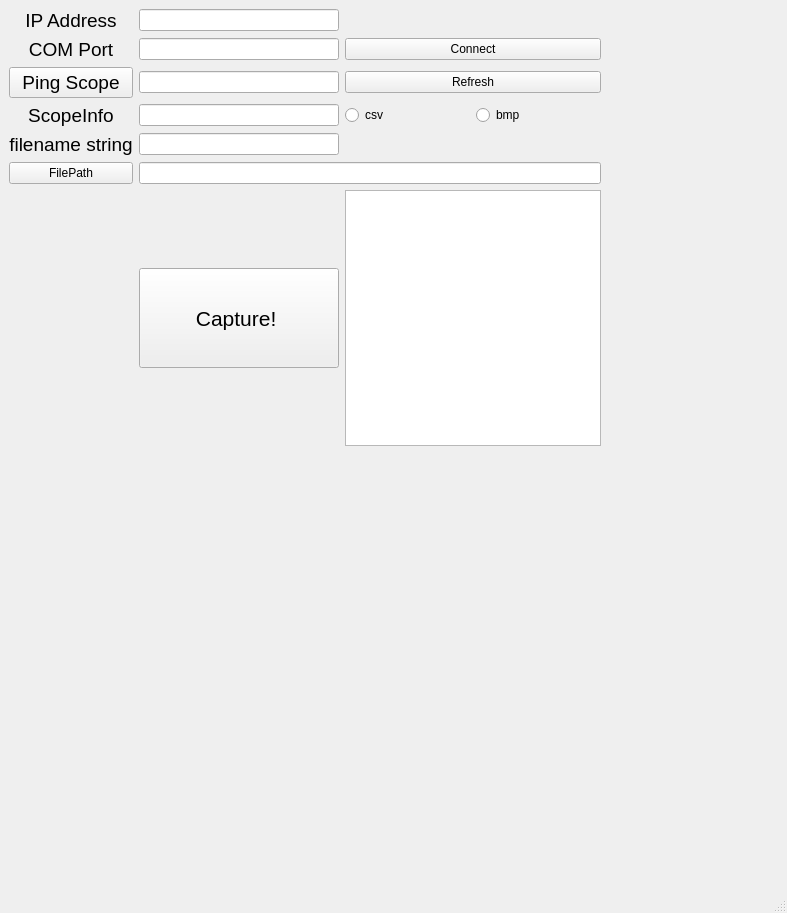
<?xml version="1.0" encoding="UTF-8"?>
<ui version="4.0">
 <class>MainWindow</class>
 <widget class="QMainWindow" name="MainWindow">
  <property name="geometry">
   <rect>
    <x>0</x>
    <y>0</y>
    <width>787</width>
    <height>913</height>
   </rect>
  </property>
  <property name="windowTitle">
   <string>MainWindow</string>
  </property>
  <widget class="QWidget" name="centralwidget">
   <layout class="QGridLayout" name="gridLayout_2">
    <item row="0" column="0">
     <layout class="QGridLayout" name="gridLayout">
      <item row="6" column="1">
       <widget class="QPushButton" name="CaptureButton">
        <property name="enabled">
         <bool>true</bool>
        </property>
        <property name="sizePolicy">
         <sizepolicy hsizetype="Fixed" vsizetype="Fixed">
          <horstretch>0</horstretch>
          <verstretch>0</verstretch>
         </sizepolicy>
        </property>
        <property name="minimumSize">
         <size>
          <width>200</width>
          <height>100</height>
         </size>
        </property>
        <property name="font">
         <font>
          <pointsize>16</pointsize>
         </font>
        </property>
        <property name="text">
         <string>Capture! </string>
        </property>
        <property name="checkable">
         <bool>true</bool>
        </property>
        <property name="checked">
         <bool>false</bool>
        </property>
       </widget>
      </item>
      <item row="3" column="0">
       <widget class="QLabel" name="ScopeLabel">
        <property name="font">
         <font>
          <pointsize>14</pointsize>
         </font>
        </property>
        <property name="text">
         <string>ScopeInfo</string>
        </property>
        <property name="alignment">
         <set>Qt::AlignCenter</set>
        </property>
       </widget>
      </item>
      <item row="0" column="0">
       <widget class="QLabel" name="IPAddressLabel">
        <property name="font">
         <font>
          <pointsize>14</pointsize>
         </font>
        </property>
        <property name="text">
         <string>IP Address</string>
        </property>
        <property name="alignment">
         <set>Qt::AlignCenter</set>
        </property>
       </widget>
      </item>
      <item row="2" column="0">
       <widget class="QPushButton" name="PingButton">
        <property name="font">
         <font>
          <pointsize>14</pointsize>
         </font>
        </property>
        <property name="text">
         <string>Ping Scope</string>
        </property>
       </widget>
      </item>
      <item row="3" column="1">
       <widget class="QLineEdit" name="ScopeInfoLineEdit"/>
      </item>
      <item row="2" column="1">
       <widget class="QLineEdit" name="lineEdit_3"/>
      </item>
      <item row="1" column="0">
       <widget class="QLabel" name="COMPortLabel">
        <property name="font">
         <font>
          <pointsize>14</pointsize>
         </font>
        </property>
        <property name="text">
         <string>COM Port</string>
        </property>
        <property name="alignment">
         <set>Qt::AlignCenter</set>
        </property>
       </widget>
      </item>
      <item row="1" column="1">
       <widget class="QLineEdit" name="lineEdit_4"/>
      </item>
      <item row="4" column="0">
       <widget class="QLabel" name="label">
        <property name="font">
         <font>
          <pointsize>14</pointsize>
         </font>
        </property>
        <property name="text">
         <string>filename string</string>
        </property>
        <property name="alignment">
         <set>Qt::AlignCenter</set>
        </property>
       </widget>
      </item>
      <item row="4" column="1">
       <widget class="QLineEdit" name="lineEdit_5"/>
      </item>
      <item row="0" column="1">
       <widget class="QLineEdit" name="IPAddressLineEdit"/>
      </item>
      <item row="3" column="2">
       <widget class="QRadioButton" name="radioButton">
        <property name="text">
         <string>csv</string>
        </property>
       </widget>
      </item>
      <item row="3" column="3">
       <widget class="QRadioButton" name="radioButton_2">
        <property name="text">
         <string>bmp</string>
        </property>
       </widget>
      </item>
      <item row="1" column="2" colspan="2">
       <widget class="QPushButton" name="ConnectButton">
        <property name="text">
         <string>Connect</string>
        </property>
       </widget>
      </item>
      <item row="2" column="2" colspan="2">
       <widget class="QPushButton" name="RefreshButton">
        <property name="text">
         <string>Refresh</string>
        </property>
       </widget>
      </item>
      <item row="5" column="1" colspan="3">
       <widget class="QLineEdit" name="FilePathLineEdit"/>
      </item>
      <item row="6" column="2" colspan="2">
       <widget class="QTextEdit" name="textEdit"/>
      </item>
      <item row="5" column="0">
       <widget class="QPushButton" name="FilePathButton">
        <property name="text">
         <string>FilePath</string>
        </property>
       </widget>
      </item>
     </layout>
    </item>
    <item row="1" column="0">
     <spacer name="verticalSpacer">
      <property name="orientation">
       <enum>Qt::Vertical</enum>
      </property>
      <property name="sizeHint" stdset="0">
       <size>
        <width>20</width>
        <height>40</height>
       </size>
      </property>
     </spacer>
    </item>
    <item row="0" column="1">
     <spacer name="horizontalSpacer">
      <property name="orientation">
       <enum>Qt::Horizontal</enum>
      </property>
      <property name="sizeHint" stdset="0">
       <size>
        <width>40</width>
        <height>20</height>
       </size>
      </property>
     </spacer>
    </item>
   </layout>
  </widget>
  <widget class="QMenuBar" name="menubar">
   <property name="geometry">
    <rect>
     <x>0</x>
     <y>0</y>
     <width>787</width>
     <height>21</height>
    </rect>
   </property>
  </widget>
  <widget class="QStatusBar" name="statusbar"/>
 </widget>
 <resources/>
 <connections/>
</ui>
